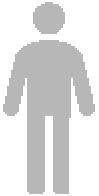
#> input picture docs/images/stick-figure_light-grey.png, 99 x 196 px
$ jupyter execute --allow-errors continuous_outcome_figures.ipynb
#> lines starting #> are read from the running program, lines starting #| are printed output that depends on the picture
### stroke_outcome/outcome_utilities.py
"""
Utilities for the stroke outcome package.

Functions for importing data, checking that the data holds sensible
values, and generic combining and sorting of data.

Also contains functions that are method-independent, for example the
calculation of post-stroke mRS distributions which is the same for
the continuous and discrete methods.
"""
import pandas as pd
import numpy as np
from importlib_resources import files
import numpy.typing as npt  # For type hinting.


def import_mrs_dists_from_file(include_notes=False):
    """Import cumulative mRS distributions as pandas DataFrame."""
    filename = files('stroke_outcome.data').joinpath(
        'mrs_dist_probs_cumsum.csv')

    # Import all lines of the file:
    with open(filename) as f:
        mrs_dists_notes = f.readlines()
    # Find the number of lines in the header.
    # Make a list of True for header lines and False for data lines...
    header_bool = [True if line[0] == '#' else False
                   for line in mrs_dists_notes]
    # ... and find where the first False value is:
    n_lines_header = header_bool.index(False)

    # Store the preamble text as a string:
    mrs_dists_notes = ''.join(mrs_dists_notes[:n_lines_header])

    # Import the table data:
    mrs_dists = pd.read_csv(
        filename,
        index_col='Stroke type',
        skiprows=n_lines_header  # Avoid the header.
        )
    if include_notes:
        return mrs_dists, mrs_dists_notes
    else:
        return mrs_dists


# [263 lines left out: functions import_utility_dists_from_file, assign_patient_data, sanity_check_input_mrs_dists, sanity_check_mrs_dists_for_stroke_type, sanity_check_utility_weights, extract_mrs_probs_and_logodds and 2 more, not called in this run]


"""
####################
##### WRAPPERS #####
####################

This block of functions contains wrappers. The functions here
gather variables and pass them to other functions to do the
actual calculations.

The wrappers are for:
+ _calculate_probs_at_treatment_time()
"""


# [840 lines left out: functions calculate_post_stroke_mrs_dists_for_lvo_ivt, calculate_post_stroke_mrs_dists_for_lvo_mt, calculate_post_stroke_mrs_dists_for_nlvo_ivt, _calculate_probs_at_treatment_time, calculate_mrs_dist_at_treatment_time, calculate_patient_population_stats and 6 more, not called in this run]

### docs/images/continuous_outcome_figures.ipynb
# Figures for continuous outcome docs

Banished to this notebook to prevent huge swathes of code in the main docs.

[cell 1]
import matplotlib.pyplot as plt
import numpy as np
import pandas as pd


import stroke_outcome.outcome_utilities as outcome_utilities

## Setup

### Shared variables

[cell 2]
# Create no-effect arrays:
ivt_time_no_effect_mins = 6.3 * 60
mt_time_no_effect_mins = 8 * 60

[cell 3]
# Store utility weightings for mRS 0-6
utility_weights = np.array([0.97, 0.88, 0.74, 0.55, 0.20, -0.19, 0.00])

[cell 4]
colour_list = [
    "#0072B2", "#009E73", "#D55E00", "#CC79A7", "#F0E442", "#56B4E9",
    "DarkSlateGray"  # mRS=6
    ]

[cell 5]
patient_labels = ['A', 'B', 'C', 'D', 'E', 'F', 'G', 'H', 'I', 'J']

### mRS distributions

#> (a cell that did not finish here is left out)

#> (a cell that did not finish here is left out)

#> (a cell that did not finish here is left out)

[cell 9]
# [6 lines left out: function convert_cumulative_probs_to_mean_mRS_and_utility, not called in this run]

[cell 10]
input_mrs_dist_means = dict()
#> (the rest of this cell did not finish here and is left out)

## Plot mRS dists

[cell 11]
# [104 lines left out: function plot_bars_and_means, not called in this run]

[cell 12]
input_mrs_dist_names_for_bars = [
    'pre_stroke_nlvo',
    'pre_stroke_nlvo_ivt_deaths',
    't0_treatment_nlvo_ivt',
    'no_effect_nlvo_ivt_deaths',
    'no_treatment_nlvo',
    'pre_stroke_lvo',
    'pre_stroke_lvo_ivt_deaths',
    't0_treatment_lvo_ivt',
    'no_effect_lvo_ivt_deaths',
    'no_treatment_lvo',
    'pre_stroke_lvo',
    'pre_stroke_lvo_mt_deaths',
    't0_treatment_lvo_mt',
    'no_effect_lvo_mt_deaths',
    'no_treatment_lvo',
]

#> (a cell that did not finish here is left out)

[cell 14]
labels = [
    'Pre-stroke',
    'Pre-stroke with IVT deaths',
    'Treated at time zero',
    'Treated at time of no effect with IVT deaths',
    'No treatment',
    'Pre-stroke',
    'Pre-stroke with IVT deaths',
    'Treated at time zero',
    'Treated at time of no effect with IVT deaths',
    'No treatment',
    'Pre-stroke',
    'Pre-stroke with MT deaths',
    'Treated at time zero',
    'Treated at time of no effect with MT deaths',
    'No treatment',
]

fig, axs = plt.subplots(1, 2, figsize=(8, 5), gridspec_kw={'width_ratios':[3.0, 1.5], 'wspace':0.05})
#> (the rest of this cell did not finish here and is left out)

## Example 10 patients

[cell 15]
# Store the patient details in this dictionary:
example10_dict = dict(
    patient_labels=['A', 'B', 'C', 'D', 'E', 'F', 'G', 'H', 'I', 'J'],
    stroke_type_code=np.array([1, 1, 2, 1, 1, 2, 2, 1, 1, 0]),
    ivt_chosen_bool=(np.array([1, 1, 1, 0, 0, 0, 0, 1, 1, 0]) == 1),
    onset_to_needle_mins=np.array([180, 90, 240, np.NaN, np.NaN, np.NaN, np.NaN, 300, 300, np.NaN]),
    mt_chosen_bool=(np.array([0, 0, 1, 0, 0, 0, 1, 0, 1, 0]) == 1),
    onset_to_puncture_mins=np.array([np.NaN, np.NaN, 270, np.NaN, np.NaN, np.NaN, 300, np.NaN, 320, np.NaN]),
)

The following dictionary stores the same data but formatted to be printed more nicely.

[cell 16]
example10_pretty_dict = {
    'Patient': ['A', 'B', 'C', 'D', 'E', 'F', 'G', 'H', 'I', 'J'],
    'Stroke type': ['nLVO', 'nLVO', 'LVO', 'nLVO', 'nLVO',
                    'LVO', 'LVO', 'nLVO', 'nLVO', 'Other'],
    'Treated with IVT': ['Yes', 'Yes', 'Yes', 'No', 'No',
                         'No', 'No', 'Yes', 'Yes', 'No'],
    'Onset to IVT time (minutes)': ['180', '90', '240', '-', '-',
                                    '-', '-', '300', '300', '-'],
    'Treated with MT': ['No', 'No', 'Yes', 'No', 'No',
                        'No', 'Yes', 'No', 'Yes', 'No'],
    'Onset to MT time (minutes)': ['-', '-', '270', '-', '-',
                                   '-', '300', '-', '320', '-'],
}

Show the same data in a DataFrame so it's easier to read:

[cell 17]
# Pop them into a dataframe:
example10_df = pd.DataFrame(
    np.array(list(example10_pretty_dict.values()), dtype=object).T,
    columns=example10_pretty_dict.keys()
)
example10_df = example10_df.set_index('Patient')

example10_df

[cell 18]
# Save to file:
example10_df.to_csv('example10_patients.csv')

[cell 19]
example10_df = pd.read_csv('example10_patients.csv', index_col='Patient')
#> (reads docs/images/example10_patients.csv from the repository)

example10_df

## Patient grid

[cell 20]
def draw_stick_figure(ax, x_cent, y_cent, x_size, y_size, text=''):
    f = './stick-figure_light-grey.png'
    image_data = plt.imread(f)

    left = x_cent - x_size * 0.5
    right = x_cent + x_size * 0.5
    top = y_cent + y_size * 0.5
    bottom = y_cent - y_size * 0.5

    ax.imshow(image_data, extent=[left, right, bottom, top])

    if len(text) > 0:
        # Annotate a label
        ax.annotate(text, xy=(x_cent, y_cent), color='k', ha='center', va='center', fontweight='bold')

[cell 21]
def add_stick_figure(ax, text_for_figure, stroke_type, treatment, n_figures_in_grid, width=2, height=4, cell_height=6, cell_width=6, loc_dict={}):


    if stroke_type in ['nLVO', 'nlvo', 1]:
        row = loc_dict['row_nlvo']
    elif stroke_type in ['LVO', 'lvo', 2]:
        row = loc_dict['row_lvo']
    else:
        row = loc_dict['row_other']

    if treatment in ['IVT', 'ivt']:
        col = loc_dict['col_ivt']
    elif treatment in ['IVT+MT', 'ivt+mt']:
        col = loc_dict['col_ivt_mt']
    elif treatment in ['MT', 'mt']:
        col = loc_dict['col_mt']
    else:
        col = loc_dict['col_none']

    n_in_cell = n_figures_in_grid[col, row]

    x_cent = (col * cell_width) + (n_in_cell + 0.5) * width
    y_cent = (-row - 0.5) * cell_height

    draw_stick_figure(ax, x_cent, y_cent, width, height, text_for_figure)
    n_figures_in_grid[col, row] += 1

    return n_figures_in_grid

[cell 22]
def plot_patient_grid(ax, example10_dict):
    row_nlvo = 0
    row_lvo = 1
    row_other = 2

    col_ivt = 0
    col_ivt_mt = 1
    col_mt = 2
    col_none = 3

    loc_dict = dict(
        row_nlvo=row_nlvo,
        row_lvo=row_lvo,
        row_other=row_other,
        col_ivt=col_ivt,
        col_ivt_mt=col_ivt_mt,
        col_mt=col_mt,
        col_none=col_none
        )

    n_figures_in_grid = np.full((4, 3), 0)

    width = 2
    height = 4

    cell_height = 6
    cell_width = 6


    for c in np.arange(5) * cell_width:
        ax.vlines(c, -18, 0, color='k')
    for r in -np.arange(4) * cell_height:
        ax.hlines(r, 0, 24, color='k')

    ax.set_xticks((np.array([0, 1, 2, 3]) + 0.5) * (cell_width))
    ax.set_xticklabels(['IVT', 'IVT\n+MT', 'MT', 'No\ntreatment'])
    ax.set_yticks((np.array([0, 1, 2]) + 0.5) * (-cell_height))
    ax.set_yticklabels(['nLVO', 'LVO', 'other'])

    for p, patient_label in enumerate(example10_dict['patient_labels']):
        if (example10_dict['ivt_chosen_bool'][p] > 0) & (example10_dict['mt_chosen_bool'][p] > 0):
            treatment_str = 'IVT+MT'
        elif example10_dict['ivt_chosen_bool'][p] > 0:
            treatment_str = 'IVT'
        elif example10_dict['mt_chosen_bool'][p] > 0:
            treatment_str = 'MT'
        else:
            treatment_str = 'none'
        n_figures_in_grid = add_stick_figure(
            ax,
            patient_label,
            example10_dict['stroke_type_code'][p],
            treatment_str,
            n_figures_in_grid,
            width,
            height,
            cell_height,
            cell_width,
            loc_dict
            )

    ax.set_xlim(-0.05, 24)
    ax.set_ylim(-18, 0.05)

    ax.xaxis.tick_top()
    for spine in ['top', 'bottom', 'right', 'left']:
        ax.spines[spine].set_visible(False)

[cell 23]
fig, ax = plt.subplots(figsize=(5, 3), gridspec_kw={'top':0.8})
plot_patient_grid(ax, example10_dict)
#> in draw_stick_figure, image_data is the input picture: shape (196, 99, 4) float32; mean R, G, B, A 0.322, 0.322, 0.322, 0.449
plt.savefig('example_patient_grid.png')
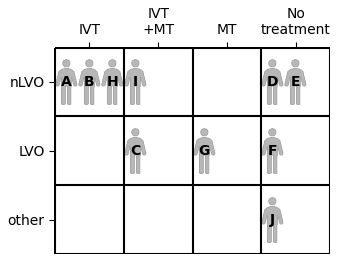
#> figure drawn by matplotlib, 1 panel

## Probability vs time

[cell 24]
from stroke_outcome.continuous_outcome import Continuous_outcome
import copy

[cell 25]
n_total = 101

times_to_plot = np.linspace(0.0, ivt_time_no_effect_mins, n_total)

# Store the patient details in this dictionary:
outcome_inputs_dict = dict(
    stroke_type_code=np.array([1]*n_total),
    onset_to_needle_mins=times_to_plot,
    ivt_chosen_bool=np.array([True] * n_total),
    onset_to_puncture_mins=np.linspace(0.0, mt_time_no_effect_mins, n_total),
    mt_chosen_bool=np.array([False] * n_total)
)

#> (a cell that did not finish here is left out)

[cell 27]
# [102 lines left out: functions do_probs_with_time_matplotlib, plot_probs_filled, not called in this run]

## Get dists at times

#> (a cell that did not finish here is left out)

[cell 29]
# [22 lines left out: function plot_mrs_dist, not called in this run]

[cell 30]
# [43 lines left out: functions plot_dists_no_effect_treatment, plot_values_no_effect_treatment, not called in this run]

[cell 31]
def plot_each_patient_dists(ax, treatment_str, patient_labels, use_full_cohort=False):

    for p, patient_label in enumerate(patient_labels):
        if use_full_cohort:
            dist = full_cohort_outcomes_example10[
                'each_patient_post_stroke_mrs_dist'][p]
        else:
            dist = outcomes_by_stroke_type_example10[
                treatment_str + '_each_patient_post_stroke_mrs_dist'][p]
            full_cohort_outcomes_example10
        plot_mrs_dist(ax, dist, p)

    ax.set_xlim(-0.5, len(patient_labels)-0.5)
    ax.set_xticks(np.arange(len(patient_labels)))
    ax.set_xticklabels(patient_labels)
    ax.xaxis.tick_top()

    ax.set_ylabel('Probability')
    ax.set_yticks(np.arange(0.0, 1.0+1e-7, 0.25))
    ax.set_yticks(np.arange(0.0, 1.0+1e-7, 0.05), minor=True)
    ax.set_ylim(-0.01, 1.01)

    for spine in ['top', 'bottom', 'right']:
        ax.spines[spine].set_visible(False)


# [52 lines left out: function plot_each_patient_means, not called in this run]

[cell 32]
# [55 lines left out: function plot_summary_values, not called in this run]

[cell 33]
# [54 lines left out: function plot_summary_values_full_cohort, not called in this run]

[cell 34]
# [12 lines left out: function plot_phantom_legend, not called in this run]

[cell 35]
from matplotlib.gridspec import GridSpec as gridspec

[cell 36]
def draw_large_summary_image(treatment_str, treated_patients, treated_times, treated_labels):

    gs = gridspec(5, 5, wspace=0.2, width_ratios=[1, 0.2, 1, 0.5, 0.5], height_ratios=[1, 0.2, 0.3, 1, 0.8],
                 left=0.15, right=0.9, top=0.91, bottom=0.05)

    ax_patient_grid = plt.subplot(gs[0, 0])
    ax_probs_vs_time = plt.subplot(gs[0, 2:4])

    ax_dists_no_effect_treatment = plt.subplot(gs[0, 4])
    ax_values_no_effect_treatment = plt.subplot(gs[1, 4])

    ax_legend = plt.subplot(gs[2:4, 3:])

    ax_dists_each_patient = plt.subplot(gs[3, 0:3])
    ax_values_each_patient = plt.subplot(gs[4, 0:3])

    ax_values_summary = plt.subplot(gs[4, 4])


    plot_patient_grid(ax_patient_grid, example10_dict)


    # --- Plot probability with time -----
    probs_lists = outcomes_by_stroke_type_times[treatment_str + '_each_patient_post_stroke_mrs_dist'].T

    plot_probs_filled(
        probs_lists, times_to_plot, colour_list,
        # probs_to_mark=np.unique(probs_to_mark),
        treatment_times=treated_times, treatment_labels=treated_labels,
        ax=ax_probs_vs_time, xmax=ivt_time_no_effect_mins/60)

    plot_dists_no_effect_treatment(ax_dists_no_effect_treatment, treatment_str)

    plot_values_no_effect_treatment(ax_values_no_effect_treatment, treatment_str)

    plot_each_patient_dists(ax_dists_each_patient, treatment_str, example10_dict['patient_labels'])

    plot_each_patient_means(ax_values_each_patient, treatment_str)

    plot_summary_values(ax_values_summary, treatment_str)

    plot_phantom_legend(ax_legend)


    ax_patient_grid.set_title('Example patients')
    ax_probs_vs_time.set_title('mRS distributions with time\n\n')
    ax_dists_each_patient.set_title('Example patients\' post-stroke mRS distributions')

[cell 37]
treatment_str = 'nlvo_ivt'

treated_patients = np.where(
    (example10_dict['ivt_chosen_bool']) &
    (example10_dict['mt_chosen_bool'] == False)&
    (example10_dict['stroke_type_code'] == 1)
    )[0]
treated_labels = np.array(example10_dict['patient_labels'])[treated_patients]
treated_times = np.array(example10_dict['onset_to_needle_mins'])[treated_patients]

fig = plt.figure(figsize=(12, 8))
#> (the rest of this cell did not finish here and is left out)


# plt.savefig('./continuous_nlvo_ivt_outcomes.png')#, bbox_inches='tight')
# plt.close()

[cell 38]
def draw_combo_summary_image():

    gs = gridspec(5, 5, wspace=0.2, width_ratios=[1, 0.2, 1, 0.5, 0.5], height_ratios=[1, 0.2, 0.3, 1, 0.8],
                 left=0.15, right=0.9, top=0.91, bottom=0.05)

    ax_patient_grid = plt.subplot(gs[0, 0])


    ax_legend = plt.subplot(gs[2:4, 3:])

    ax_dists_each_patient = plt.subplot(gs[3, 0:3])
    ax_values_each_patient = plt.subplot(gs[4, 0:3])

    ax_values_summary = plt.subplot(gs[4, 4])

    treatment_str = ''
    plot_patient_grid(ax_patient_grid, example10_dict)

    plot_each_patient_dists(ax_dists_each_patient, treatment_str, example10_dict['patient_labels'], use_full_cohort=True)
